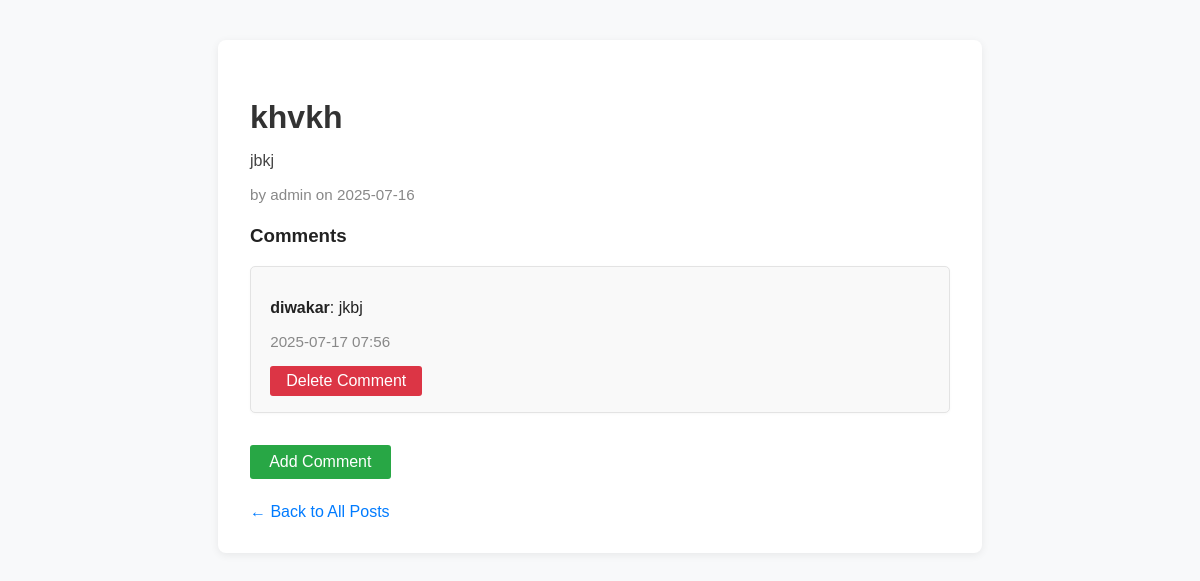
/post/4/ (signed in), run on the app's committed database.
### secureblog/models.py (models this page shows, shortened)
class Post(models.Model):
    title = models.CharField(max_length=200)
    content = models.TextField()
    created_at = models.DateTimeField(auto_now_add=True)
    last_modified = models.DateTimeField(auto_now=True)
    author = models.ForeignKey(User, on_delete=models.CASCADE)
    categories = models.ManyToManyField("Category", related_name="posts")
    is_published = models.BooleanField(default=True)  # <-- Add this field
    class Meta:
        ordering = ['-created_at']

class Comment(models.Model):
    author = models.ForeignKey(User, on_delete=models.CASCADE)
    body = models.TextField()
    created_on = models.DateTimeField(auto_now_add=True)
    post = models.ForeignKey("Post", on_delete=models.CASCADE)
    class Meta:
        ordering = ['-created_on']

### secureblog/views.py (the view)
class PostDetailView(DetailView):
    model = Post
    template_name = 'secureblog/post_detail.html'
    context_object_name = 'object'  # Fix for template compatibility

### secureblog/templates/secureblog/post_detail.html (shortened to what this page needs)
<!DOCTYPE html>
<html lang="en">
  <head>
  </head>
  <body>
    <div class="container">
      <h2 class="post-title">{{ object.title }}</h2>
      <p class="post-content">{{ object.content }}</p>
      <p class="post-meta">
        by {{ object.author }} on {{ object.created_at|date:"Y-m-d" }}
      </p>
      <h3>Comments</h3>
      {% for comment in object.comment_set.all %}
      <div class="comment-container">
        <p><strong>{{ comment.author }}</strong>: {{ comment.body }}</p>
        <p class="comment-meta">{{ comment.created_on|date:"Y-m-d H:i" }}</p>
        {% if user == comment.author %}
        <form
          method="post"
          action="{% url 'delete_comment' comment.pk %}"
          onsubmit="return confirm('Are you sure you want to delete this comment?');"
        >
          <button type="submit" class="comment-delete-button">
            Delete Comment
          </button>
        </form>
        {% endif %}
      </div>
      {% empty %}
      <p>No comments yet.</p>
      {% endfor %} {% if user.is_authenticated %}
      <div>
        <a href="{% url 'add_comment' object.pk %}" class="add-comment-button"
          >Add Comment</a
        >
      </div>
      {% endif %}
      <div>
        <a href="{% url 'post_list' %}" class="back-link"
          >← Back to All Posts</a
        >
      </div>
    </div>
  </body>
</html>

### secureblog/templates/secureblog/post_detail.html (style rules this page uses)
body { background: #f8f9fa; font-family: Arial, sans-serif; color: #222; margin: 0; }
.container { max-width: 700px; margin: 40px auto; padding: 2em; background: #fff; border-radius: 8px; box-shadow: 0 2px 8px rgba(0, 0, 0, 0.07); }
.post-title { color: #333; font-size: 2em; margin-bottom: 0.3em; }
.post-content { margin: 1em 0; color: #444; }
.post-meta { color: #888; font-size: 0.95em; margin-bottom: 1.5em; }
.comment-container { background: #f9f9f9; border: 1px solid #e3e3e3; border-radius: 5px; padding: 1em 1.2em; margin: 1em 0; box-shadow: 0 1px 3px rgba(0, 0, 0, 0.03); }
.comment-meta { color: #888; font-size: 0.95em; margin-bottom: 0.5em; }
.comment-delete-button { background: #dc3545; color: #fff; border: none; border-radius: 3px; padding: 0.4em 1em; font-size: 1em; font-weight: 500; cursor: pointer; margin-top: 0.5em; transition: background 0.2s; }
.add-comment-button { background: #28a745; color: #fff; border: none; border-radius: 3px; padding: 0.5em 1.2em; font-size: 1em; font-weight: 500; cursor: pointer; margin-top: 1em; transition: background 0.2s; text-decoration: none; display: inline-block; }
.back-link { display: inline-block; margin-top: 1.5em; color: #007bff; font-weight: 500; text-decoration: none; }

### data on the page
Post: title "khvkh", content "jbkj", author "admin", created_at "2025-07-16"
Comment: author "diwakar", body "jkbj", created_on "2025-07-17 07:56", shows "Delete Comment"
